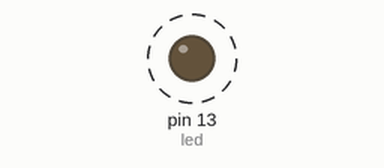
Recording of a sketch running on a simulated Arduino Uno, built with avr-gcc and run on an emulated ATmega328P. Parts: output pins drawn as LEDs (lit = HIGH). Dashed ring = blinking.

Above: at 0.15 s.
At 0.5 s:
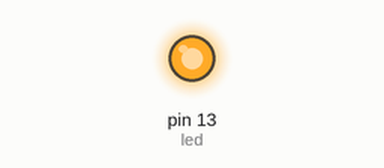
Timing chart, 0 to 3.0 s (numbered marks = the images above):
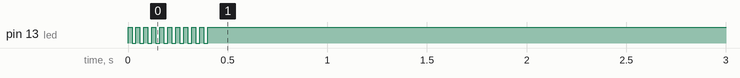

The sketch:

projeto_acende.ino
```cpp
int led=13;
int i,a = 0;
void setup()
{
  pinMode(led, OUTPUT);
}

void loop()
{
  if (a==0) {
   for (i=0;i<10; i++) {
    digitalWrite(led, HIGH);
    delay(20); // Wait for 1000 millisecond(s)
    digitalWrite(led, LOW);
    delay(20); // Wait for 1000 millisecond(s)
   }
   }
  digitalWrite(led,HIGH);
  a = 1;
 }
```

Measured:
- by itself, pin 13 (led): alternates HIGH for 0.02 s and LOW for 0.02 s, 21 changes in all, then stays HIGH
